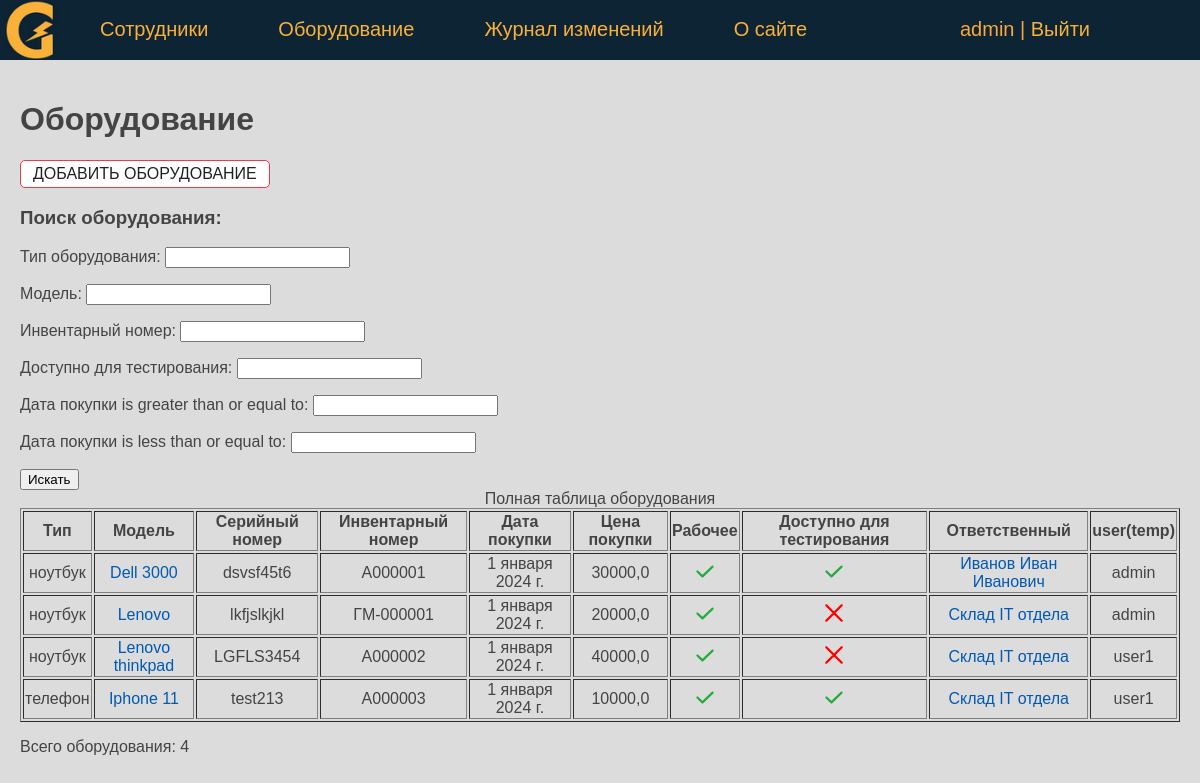
Screenshot of /equipments/ (signed in) with the database file from the repository.
### eqlog/models.py (models this page shows, shortened)
class Equipment(models.Model):
    type = models.CharField(verbose_name='Тип оборудования', max_length=50)
    model = models.CharField(verbose_name='Модель', max_length=50)
    serial_number = models.CharField(verbose_name='Серийный номер', max_length=50)
    id_number = models.CharField(verbose_name='Инвентарный номер', max_length=10, unique=True)
    sale_date = models.DateField(verbose_name='Дата покупки', default=date(2024, 1, 1))
    price = models.FloatField(verbose_name='Цена покупки', max_length=10)
    is_working = models.BooleanField(verbose_name='Работает', default=True)
    testing = models.BooleanField(verbose_name='Доступно для тестирования', default=False)
    description = models.TextField(verbose_name='Описание')
    created_at = models.DateTimeField(verbose_name='Дата создания', auto_now_add=True)
    updated_at = models.DateTimeField(verbose_name='Дата изменения', auto_now=True)
    person = models.ForeignKey('Person', on_delete=models.PROTECT, verbose_name='Сотрудник', related_name='get_equipments')
    slug = AutoSlugField(populate_from='id_number', max_length=255, unique=True, db_index=True)
    user = models.ForeignKey(User, verbose_name='Пользователь', on_delete=models.DO_NOTHING, null=True)
    objects = models.Manager()
    def get_absolute_url(self):
        return reverse('equipment', kwargs={'equip_slug': self.slug})
    class Meta:
        verbose_name = 'Оборудование'
        verbose_name_plural = 'Оборудование'
        ordering = ['type', 'model']

class Person(models.Model):
    last_name = models.CharField(verbose_name='Фамилия', max_length=50)
    first_name = models.CharField(verbose_name='Имя', max_length=50)
    middle_name = models.CharField(verbose_name='Отчество', max_length=50)
    department = models.ForeignKey('Department', on_delete=models.PROTECT, verbose_name='Отдел', related_name='get_persons')
    job_title = models.CharField(verbose_name='Должность', max_length=50)
    jobing_at = models.DateField(verbose_name='Дата трудоустройства', default=date(2024, 1, 1))
    created_at = models.DateTimeField(verbose_name='Дата создания', auto_now_add=True)
    updated_at = models.DateTimeField(verbose_name='Дата изменения', auto_now=True)
    remote = models.BooleanField(verbose_name='Удаленщик', default=False)
    is_working = models.BooleanField(verbose_name='Работает', default=True)
    city = models.CharField(verbose_name='Город', max_length=50, default='Москва')
    slug = AutoSlugField(populate_from='last_name', max_length=255, unique=True, db_index=True)
    user = models.ForeignKey(User, verbose_name='Пользователь', on_delete=models.DO_NOTHING, null=True)
    objects = models.Manager()
    @property
    def fio(self):
        return f'{self.last_name} {self.first_name} {self.middle_name}'
    def get_absolute_url(self):
        return reverse('person', kwargs={'pers_slug': self.slug})
    class Meta:
        verbose_name = 'Сотрудник'
        verbose_name_plural = 'Сотрудники'
        ordering = ['last_name', 'first_name']
    def __str__(self):
        return self.fio

### eqlog/views.py (the view)
# urls.py: path('equipments/', Equipments.as_view(), name='equipments'),
class Equipments(DataMixin, ListView):
    model = Equipment
    template_name = 'eqlog/equipments.html'
    context_object_name = 'equipments'
    paginate_by = 20
    def get_context_data(self, **kwargs):
        context = super().get_context_data(**kwargs)
        auth = self.request.user.is_authenticated
        queryset = self.get_queryset()
        eq_filter = EquipmentFilter(self.request.GET, queryset)
        c_def = self.get_user_context(title='Оборудование', auth=auth, eq_filter=eq_filter)
        return {**context, **c_def}
    def get_queryset(self):
        queryset = super().get_queryset()
        eq_filter = EquipmentFilter(self.request.GET, queryset)
        return eq_filter.qs

### eqlog/utils.py (called while the page is built)
    def get_user_context(self, **kwargs):
        context = kwargs
        context['menu'] = menu
        return context

### eqlog/templates/eqlog/equipments.html (shortened to what this page needs)
{% extends 'eqlog/base.html' %}
{% block content %}
    {% if auth %}
        <h1>{{ title }}</h1>
        <p class="form-buttons">
            <a href="{% url 'addequipment' %}" class="btn btn-outline">ДОБАВИТЬ ОБОРУДОВАНИЕ</a>
        </p>
        <h3>Поиск оборудования: </h3>
        <form method="get" action="{% url 'equipments' %}">
            {{ eq_filter.form.as_p }}
            <button type="submit">Искать</button>
        </form>
        <table border="1">
            <caption>Полная таблица оборудования</caption>
            <tr>
                <th>Тип</th>
                <th>Модель</th>
                <th>Серийный номер</th>
                <th>Инвентарный номер</th>
                <th>Дата покупки</th>
                <th>Цена покупки</th>
                <th>Рабочее</th>
                <th>Доступно для тестирования</th>
                <th>Ответственный</th>
                <th>user(temp)</th>
           </tr>
            {% for e in equipments %}
                <tr>
                    <td>{{ e.type }}</td>
                    <td><a href="{{ e.get_absolute_url }}"> {{ e.model }}</a></td>
                    <td>{{ e.serial_number }}</td>
                    <td>{{ e.id_number }}</td>
                    <td>{{ e.sale_date }}</td>
                    <td>{{ e.price }}</td>
                    <td class="mark {% if e.is_working %} mark_tick {% endif %}"> </td>
                    <td class="mark {% if e.testing %} mark_tick {% endif %}"> </td>
                    <td><a href="{{ e.person.get_absolute_url }}"> {{ e.person }}</a></td>
                    <td>{{ e.user }}</td>
                </tr>
            {% endfor %}
        </table>
        <p> Всего оборудования: {{ equipments | length }}</p>
    {% endif %}
{% endblock %}

### eqlog/templates/eqlog/base.html (shortened to what this page needs)
<!DOCTYPE html>
{% load static %}
<html>
<head>
    <link type="text/css" href="/static/eqlog/css/styles.css" rel="stylesheet" />
</head>
<body bgcolor="#DCDCDC">
    {% block mainmenu %}
    <header class="header">
    <ul id="mainmenu" class="mainmenu">
        <li class="logo">
            <a href="{% url 'home' %}"><div class="logo"></div></a>
        </li>
        {% for m in menu %}
            <li><a href="{% url m.url_name %}"> {{ m.title }} </a></li>
        {% endfor %}
        <li class="last">
            {% if request.user.is_authenticated %}
                <li class="last"> {{user.username}} | <a href="{% url 'logout' %}">Выйти</a> </li>
            {% else %}
                <li class="last"><a href="{% url 'login' %}">Войти</a> </li>
            {% endif %}
        </li>
    </ul>
    </header>
    {% endblock mainmenu %}
    <main>
        {% block content %}
        {% endblock content %}
    </main>
</body>
</html>

### eqlog/static/eqlog/css/styles.css (style rules this page uses)
body { font-family: 'Arial'; margin: 0; padding: 0; height: 100%; width: 100%; color: #444; }
a { color: #0059b2; text-decoration: none; }
.header { background: #0c2434; height: 60px; }
main { padding: 20px; }
.logo { background: url('../images/logo_home.png') no-repeat 0px 0px; background-size: contain; background-position: center; width: 70px; height: 60px; }
ul.mainmenu { list-style: none; margin: 0; padding: 0; height: 60px; color: #FDA83D; font-size: 20px; overflow: hidden; }
ul.mainmenu li { float: left; margin: 18px 40px 0 30px; }
ul.mainmenu li.logo { margin: 0; }
ul.mainmenu li.last { float: right; }
ul.mainmenu li a { color: #fab13a; text-decoration: none; }
.form-buttons { display: flex; justify-content: space-between; align-items: center; gap: 0.75rem; }
.btn { padding: 0.25rem 0.75rem; border-radius: 5px; background-color: #ffffff; border: solid 1px #ffffff; color: #212121; cursor: pointer; test-decoration: none; font-size: 1rem; min-width: 6rem; text-align: center; }
.btn-outline { border: solid 1px #ee394c; }
.mark::after { display: inline-block; content: ""; width: 20px; height: 20px; background-image: url('../images/cross.svg'); background-position: center; background-size: contain; background-repeat: no-repeat; }
.mark_tick::after { background-image: url('../images/tick.svg'); }
td { text-align: center; }

### rows the page displays
Equipment: type "ноутбук", model "Dell 3000", serial_number "dsvsf45t6", id_number "А000001", sale_date "1 января 2024 г.", price "30000,0", is_working True (drawn), person "Иванов Иван Иванович", user "admin"
Equipment: type "ноутбук", model "Lenovo", serial_number "lkfjslkjkl", id_number "ГM-000001", sale_date "1 января 2024 г.", price "20000,0", is_working True (drawn), person "Склад IT отдела", user "admin"
Equipment: type "ноутбук", model "Lenovo thinkpad", serial_number "LGFLS3454", id_number "А000002", sale_date "1 января 2024 г.", price "40000,0", is_working True (drawn), person "Склад IT отдела", user "user1"
Equipment: type "телефон", model "Iphone 11", serial_number "test213", id_number "А000003", sale_date "1 января 2024 г.", price "10000,0", is_working True (drawn), person "Склад IT отдела", user "user1"

### other values shown
{{ m.title }} "Сотрудники" "Оборудование" "Журнал изменений" "О сайте"
{{ user.username }} "admin"
{{ title }} "Оборудование"
{{ equipments | length }} "4"
